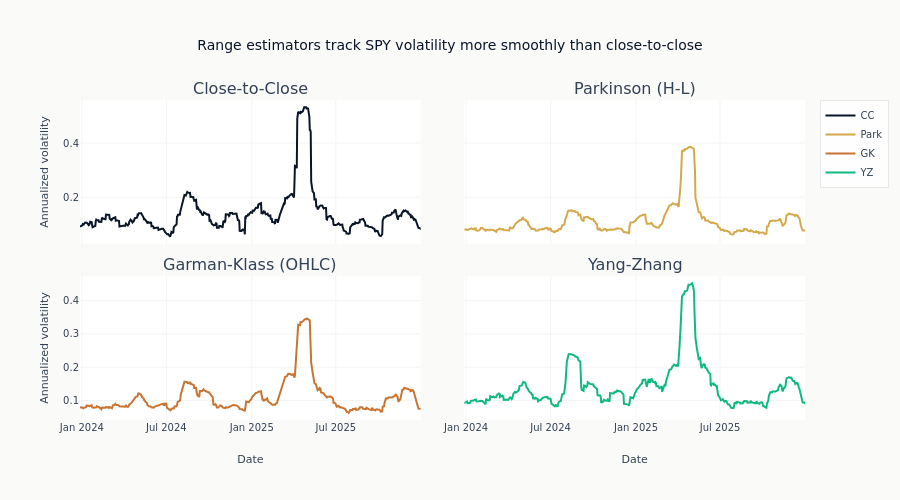

The cell this chart's notebook holds for it:
### Code cell
# 4-panel comparison
n = 504  # Last ~2 years for visualization
fig = make_subplots(
    rows=2,
    cols=2,
    shared_xaxes=True,
    shared_yaxes=True,
    subplot_titles=["Close-to-Close", "Parkinson (H-L)", "Garman-Klass (OHLC)", "Yang-Zhang"],
    vertical_spacing=0.10,
    horizontal_spacing=0.06,
)

for idx, (col, name) in enumerate(
    [("vol_cc", "CC"), ("vol_parkinson", "Park"), ("vol_gk", "GK"), ("vol_yz", "YZ")]
):
    row, c = idx // 2 + 1, idx % 2 + 1
    fig.add_trace(
        go.Scatter(
            x=vol_compare_df["timestamp"].to_list()[-n:],
            y=vol_compare_df[col].to_list()[-n:],
            name=name,
        ),
        row=row,
        col=c,
    )

fig.update_yaxes(title_text="Annualized volatility", col=1)
fig.update_xaxes(title_text="Date", row=2)
fig.update_layout(
    height=500,
    title="Range estimators track SPY volatility more smoothly than close-to-close",
)
fig.show()

### Figure 1 — Plotly figure (JSON) as saved in the notebook; plotly's stock layout.template omitted (floating-point values rounded to 4 significant figures; data arrays with more than 128 entries replaced by an {"elided": "..."} marker saying what was removed)
{"data": [{"name": "CC", "type": "scatter", "x": {"elided": "504 str values"}, "xaxis": "x", "y": {"elided": "504 float values"}, "yaxis": "y"}, {"name": "Park", "type": "scatter", "x": {"elided": "504 str values"}, "xaxis": "x2", "y": {"elided": "504 float values"}, "yaxis": "y2"}, {"name": "GK", "type": "scatter", "x": {"elided": "504 str values"}, "xaxis": "x3", "y": {"elided": "504 float values"}, "yaxis": "y3"}, {"name": "YZ", "type": "scatter", "x": {"elided": "504 str values"}, "xaxis": "x4", "y": {"elided": "504 float values"}, "yaxis": "y4"}], "layout": {"annotations": [{"font": {"size": 16}, "showarrow": false, "text": "Close-to-Close", "x": 0.235, "xanchor": "center", "xref": "paper", "y": 1.0, "yanchor": "bottom", "yref": "paper"}, {"font": {"size": 16}, "showarrow": false, "text": "Parkinson (H-L)", "x": 0.765, "xanchor": "center", "xref": "paper", "y": 1.0, "yanchor": "bottom", "yref": "paper"}, {"font": {"size": 16}, "showarrow": false, "text": "Garman-Klass (OHLC)", "x": 0.235, "xanchor": "center", "xref": "paper", "y": 0.45, "yanchor": "bottom", "yref": "paper"}, {"font": {"size": 16}, "showarrow": false, "text": "Yang-Zhang", "x": 0.765, "xanchor": "center", "xref": "paper", "y": 0.45, "yanchor": "bottom", "yref": "paper"}], "height": 500, "title": {"text": "Range estimators track SPY volatility more smoothly than close-to-close"}, "xaxis": {"anchor": "y", "domain": [0.0, 0.47], "matches": "x3", "showticklabels": false}, "xaxis2": {"anchor": "y2", "domain": [0.53, 1.0], "matches": "x4", "showticklabels": false}, "xaxis3": {"anchor": "y3", "domain": [0.0, 0.47], "title": {"text": "Date"}}, "xaxis4": {"anchor": "y4", "domain": [0.53, 1.0], "title": {"text": "Date"}}, "yaxis": {"anchor": "x", "domain": [0.55, 1.0], "title": {"text": "Annualized volatility"}}, "yaxis2": {"anchor": "x2", "domain": [0.55, 1.0], "matches": "y", "showticklabels": false}, "yaxis3": {"anchor": "x3", "domain": [0.0, 0.45], "title": {"text": "Annualized volatility"}}, "yaxis4": {"anchor": "x4", "domain": [0.0, 0.45], "matches": "y3", "showticklabels": false}}}
